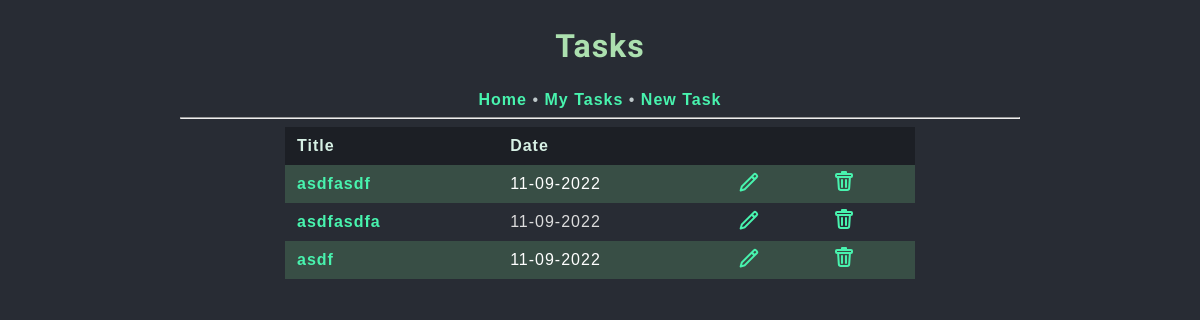
/tasks/, run on an earlier commit of the app's database.
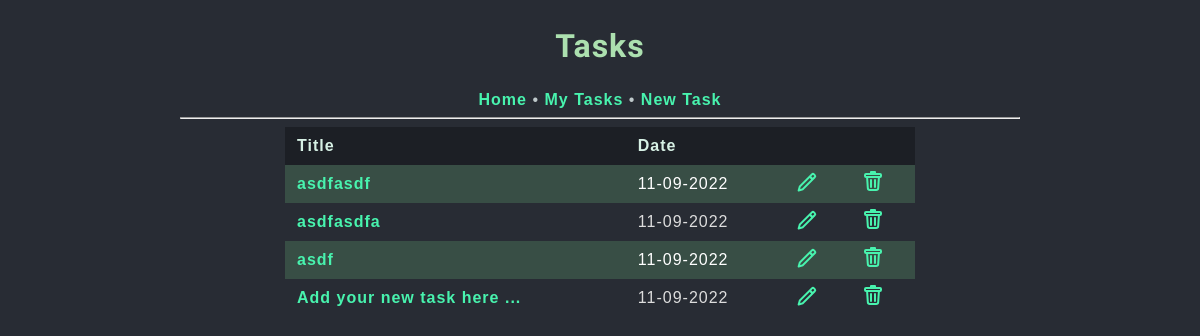
And on a later commit of the database.
### models.py (models this page shows, shortened)
class Task(db.Model):
    id = db.Column("id", db.Integer, primary_key=True)
    title = db.Column("title", db.String(200))
    text = db.Column("text", db.String(100))
    date = db.Column("date", db.String(50))

### main.py (the view)
@app.route('/tasks/')
def get_tasks():
    _tasks = db.session.query(Task).all()
    return render_template('tasks.html', tasks=_tasks)

### templates/tasks.html (shortened to what this page needs)
<!DOCTYPE html>
<head>
    <link rel="stylesheet" href="{{ url_for('static', filename='main.css') }}">
</head>
<body>
    <nav>
        <h1>Tasks</h1>
        <a href="{{url_for('index')}}">Home</a> &#8226;
        <a href="{{url_for('get_tasks')}}">My Tasks</a> &#8226;
        <a href="{{url_for('new_task')}}">New Task</a>
    </nav>
    <hr/>
{% if tasks %}
    <table>
        <tr>
            <th>Title</th>
            <th>Date</th>
            <th></th>
            <th></th>
        </tr>
            {% for task in tasks %}
            <tr>
                <td><a href="{{ url_for('get_task', task_id=task.id)}}">{{ task.title }}</a></td>
                <td>{{ task.date }}</td>
                <td><a href="{{ url_for('update_task', task_id=task.id)}}">
                </a></td>
                <td>
                    <form action="{{ url_for('delete_task', task_id=task.id) }}" method="post">
                    <label>
                    </label>
                    </form>
                </td>
            </tr>
            {% endfor %}
    </table>
{% else %}
    <h2>Try creating a new task!</h2>
{% endif %}
</body>

### static/main.css (style rules this page uses)
body { font-family: 'Trebuchet MS', sans-serif; color: #bfc9cb; background: #282c34; margin-left: 15%; margin-right: 15%; letter-spacing: 1px; }
h1 { font-family: 'Ubuntu', serif; font-size: 32px; color: #ace0af; background:#282c34 }
a, .icon { text-decoration: none; color: #48f3ae; font-weight: bold; }
nav { text-align: center; }
label { font-family: 'Ubuntu', serif; font-size: 24px; color: #ace0af; background:#282c34; background-color:transparent; }
table { color: #ddd; text-align: start; border-spacing: 0px!important; width: 75%; margin-left: auto; margin-right: auto; }
th { padding: 10px 12px; text-align: left; background-color: #1C1F25; color: #d7f1e5; }
td { padding: 4px 12px }
table tr:nth-child(even) { background-color: #384e45; color: #fff; }

What changed in the data, as far as the page shows it:
added Task: title "Add your new task here ...", date "11-09-2022"
